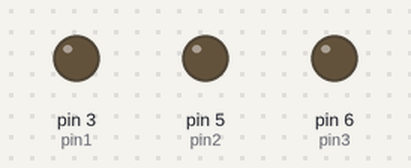
Recording of a sketch running on a simulated Arduino Uno, built with avr-gcc and run on an emulated ATmega328P. Parts: output pins drawn as LEDs (lit = HIGH). Random numbers use the default seed unless the sketch sets one.

Above: at 0.15 s.
At 6.98 s:
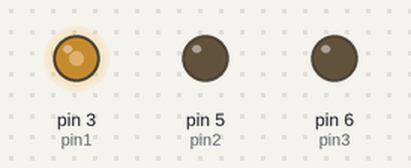
At 13.35 s:
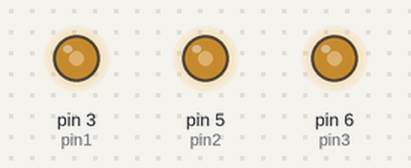
At 19.27 s:
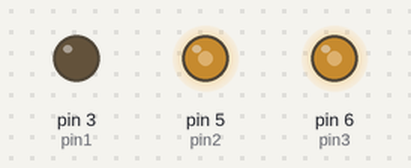
At 23.37 s:
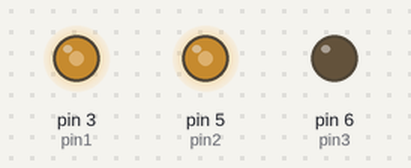
At 39.76 s:
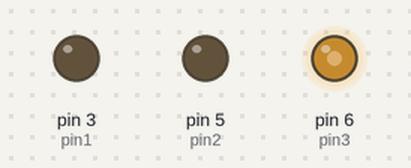
Timing chart, 0 to 40.0 s (numbered marks = the images above):
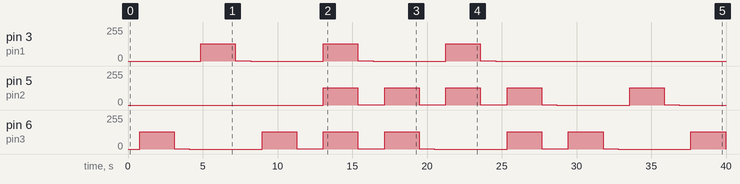

Measured:
- by itself, pin 3 (pin1): repeats every 8.2 s: 1/255 1.0 s, 0/255 4.9 s, 128/255 2.3 s, until it stays 0/255 from 24.6 s
- by itself, pin 5 (pin2): 0/255 → 128/255 at 13.1 s, → 1/255 2.3 s later, → 128/255 1.8 s later, → 1/255 2.3 s later, … (12 changes in this stretch)
- by itself, pin 6 (pin3): 0/255 → 128/255 at 0.78 s, → 1/255 2.3 s later, → 0/255 1.0 s later, → 128/255 4.9 s later, … (17 changes in this stretch)

The sketch:

z3BreathingLed.ino
```cpp
int pin1 = 3;
int pin2 = 5;
int pin3 = 6;

int lastcolor;

int colors[][3]{
  {255,255,255},
  {255,0,0},
  {0,255,0},
  {0,0,255},
  {255,255,0},
  {255,0,255},
  {0,255,255}
};

void setup(){
  randomSeed(analogRead(0));
  pinMode(pin1, OUTPUT);
  pinMode(pin2, OUTPUT);
  pinMode(pin3, OUTPUT);
}


void loop(){
  int n, x,y,z;
  while (lastcolor==( n = random(0, sizeof(colors)/sizeof(colors[0]))));
  lastcolor = n;
  x = colors[n][0];
  y = colors[n][1];
  z = colors[n][2];
  for(int mult = 0; mult < 255; mult++){
    analogWrite(pin1,((x*mult)/255));
    analogWrite(pin2,((y*mult)/255));
    analogWrite(pin3,((z*mult)/255));
    delay(6);
  }
  for(int mult = 255; mult > 0; mult--){
    analogWrite(pin1,((x*mult)/255));
    analogWrite(pin2,((y*mult)/255));
    analogWrite(pin3,((z*mult)/255));
    delay(6);
  }
  delay(1000);
}
```
